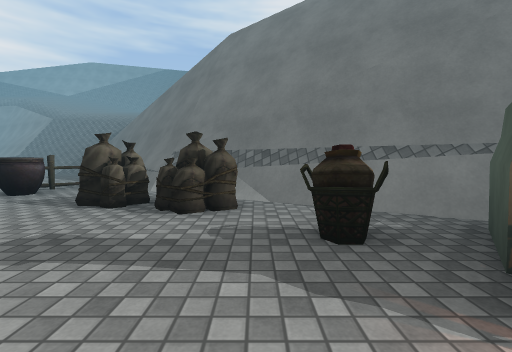
View 1 (above)

16 first-person views from a walk through a scene from a Unity 3-D project. The camera is 1.2 m above the floor, tilts 4° down and sees 90° across. The floor is counted in squares, 2 m on a side. Each view is taken from the middle of a square. On the plan, view 1 faces up. The plan holds only what a view shows up to about 9 squares ahead; the rest is blank. The place goes on beyond the plan. Some surface patterns are stand-ins.

View 2
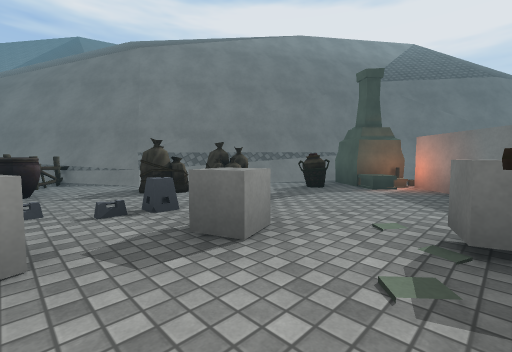

View 3
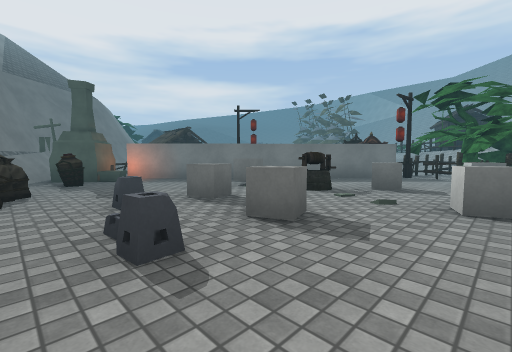

View 4
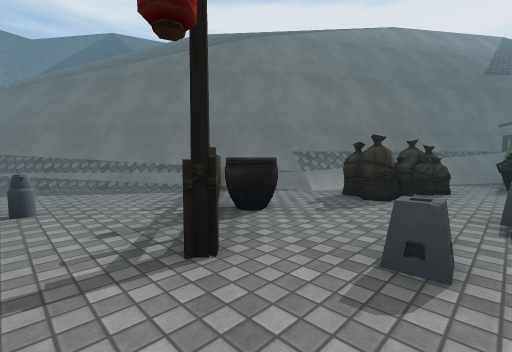

View 5
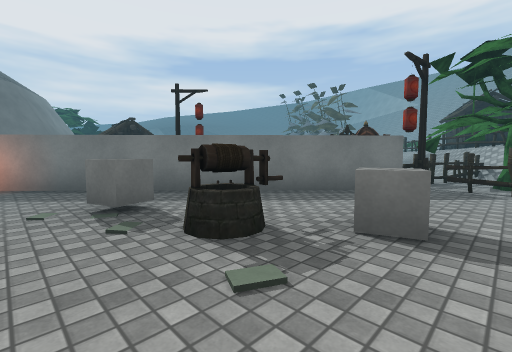

View 6
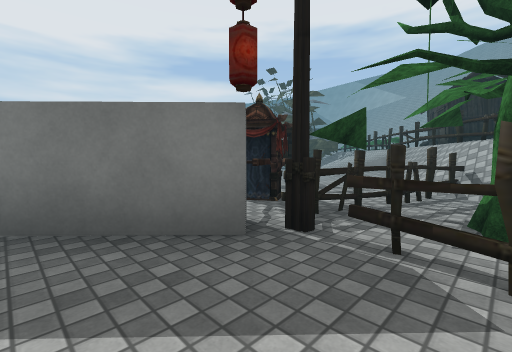

View 7
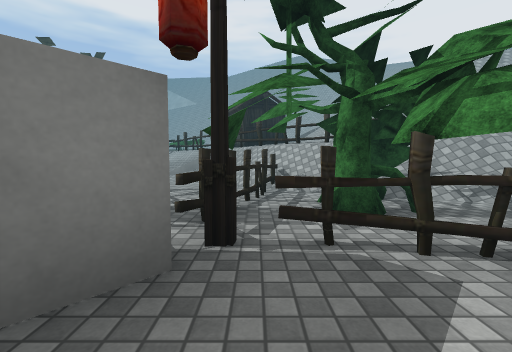

View 8
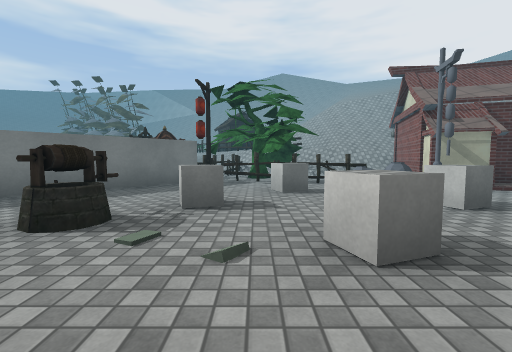

View 9
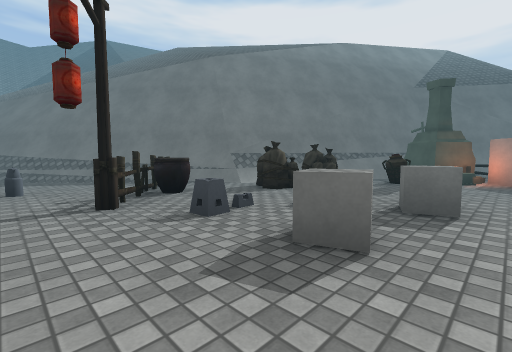

View 10
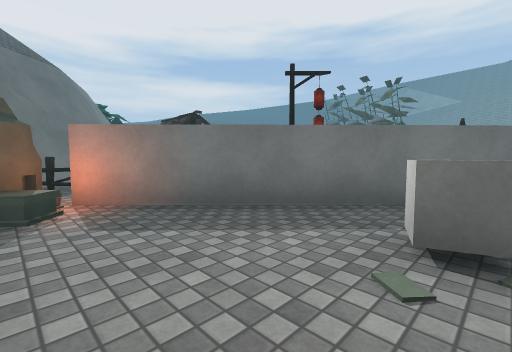

View 11
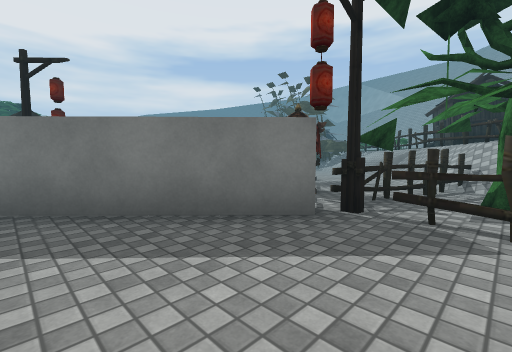

View 12
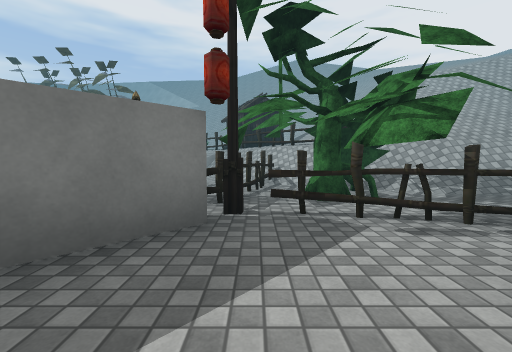

View 13
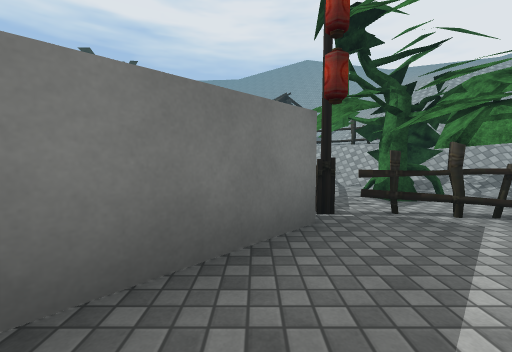

View 14
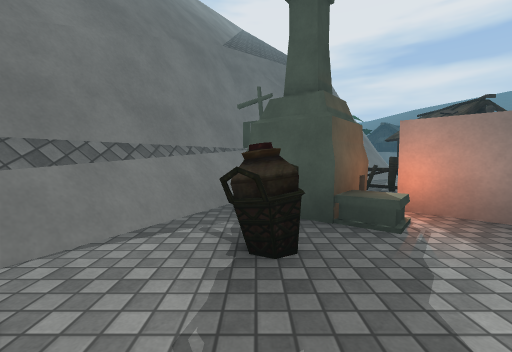

View 15
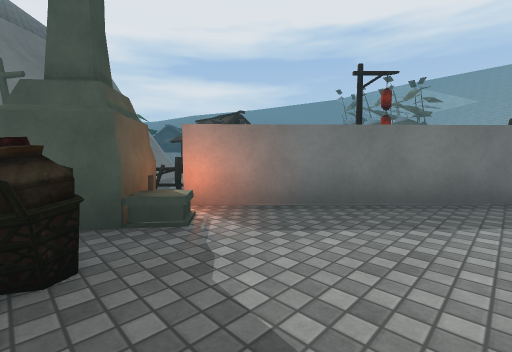

View 16
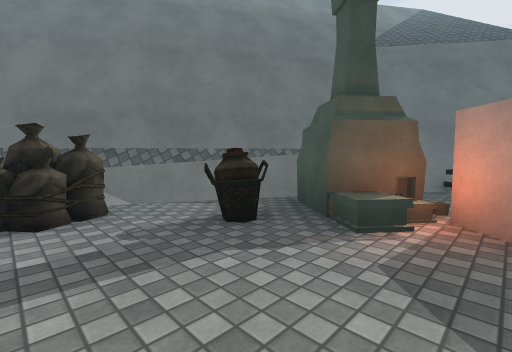

### Floor plan
Key: @ floor where view 1 was taken; # wall or solid block; . main floor; : floor 2.5 m higher than the main floor; / step, stairs or slope; = window, fence, low wall or low ledge; v drop or lower ground; C cube; T tree; O other object.
Columns run from 6 left of view 1 to 9 right of it. Each row starts with its distance up from view 1.
 12 #///
 11 #v///
 10 ##v///
  9 /##v///
  8 .=##v///
  7 ..## vv//
  6 ...## vvvvv
  5 O.O#### vvvvv/
  4 ..O.O#########
  3 .O..OO.########=
  2 ..OO...OO##vv///
  1 ..CC....OO=#v///
  0 ......@######v//
 -1 C..OC.##  #.##vv
 -2 ..CO.##     .##
 -3 ....##      O #
 -4 C..##
 -5 TT.#
 -6 .T##.
 -7 TTT.#
 -8 T.O.#O
 -9 ///..O
-10 O///..
-11 /O//..
-12 /:OO//
-13    O//
-14   #
-15  ###

Where each view was taken, in squares from view 1:
view 1: 0 up, 0 right, facing up
view 2: 1 down, 4 left, facing up-right
view 3: 3 up, 6 left, facing down-right
view 4: 2 up, 6 left, facing up-right
view 5: 0 up, 5 left, facing down-right
view 6: 4 down, 5 left, facing down-right
view 7: 4 down, 4 left, facing down
view 8: 1 up, 5 left, facing down
view 9: 0 up, 6 left, facing up-right
view 10: 1 up, 2 left, facing down-right
view 11: 3 down, 5 left, facing down-right
view 12: 3 down, 4 left, facing down
view 13: 3 down, 3 left, facing down
view 14: 2 up, 1 left, facing right
view 15: 2 up, 1 left, facing down-right
view 16: 0 up, 1 left, facing up-right
